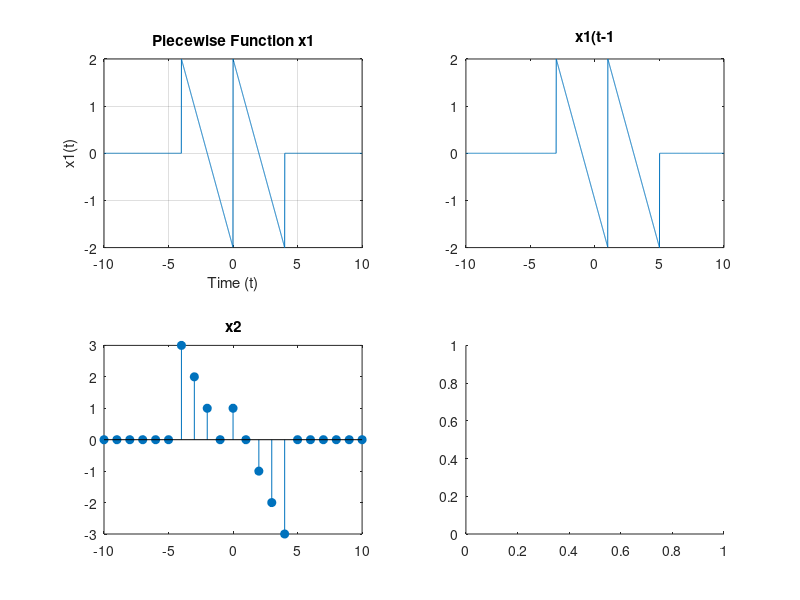

Write MATLAB code to recreate this figure. (Note: this script raises an error after producing the figure.)
t = -10:0.01:10;

x1 = zeros(size(t));

x1(t>=0 & t<=4) = -t(t>=0 & t<=4) + 2;
x1(t>=-4 & t<0) = -t(t>=-4 & t<0) - 2;

subplot (2, 2, 1)
plot(t, x1);
title('Piecewise Function x1');
xlabel('Time (t)');
ylabel('x1(t)');
grid on;

subplot (2,2, 2);
plot (t, interp1(t, x1, t-1, 'linear', 0))
title('x1(t-1');

n = -10:10;
x2 = zeros(size(n));
x2(n >= 0 & n <= 4) = -n(n >= 0 & n <= 4) + 1;
x2(n >= -4 & n < 0) = -n(n >= -4 & n < 0) - 1;

subplot(2, 2, 3)
stem(n, x2, "filled")
title('x2')

subplot(2, 2, 4);
stem(n, interp2(n, x2, n-1, 'nearest', 0), 'filled');
title('x2(n-1)');
xlabel('n');
ylabel('x2(n-1)');

subplot(2,2,5)
stem(n, interp1(n, x2, n+1, 'nearest', 0), 'filled')
title('x2[n+1]')

subplot(2,2,6)
stem(n, x2(ismember(n,2*n)), 'filled')
title('x2[2n]')

grid on;
